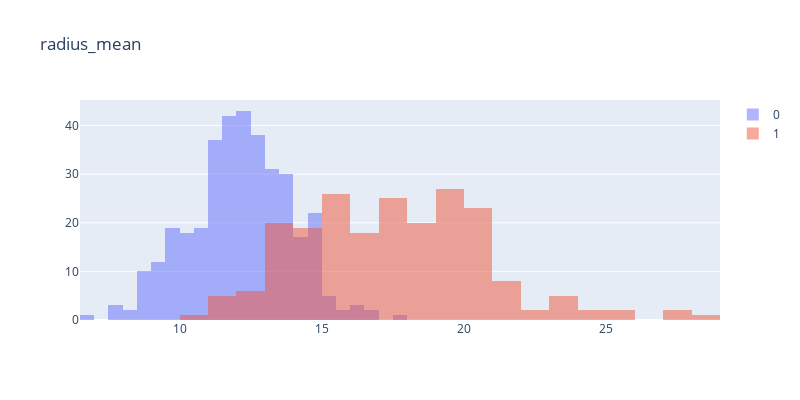
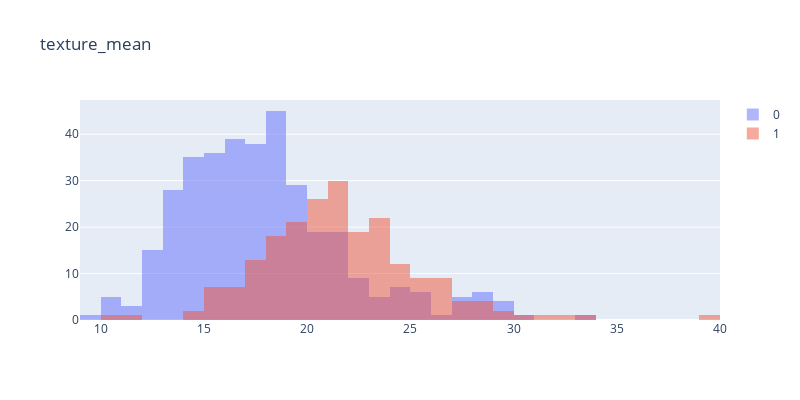
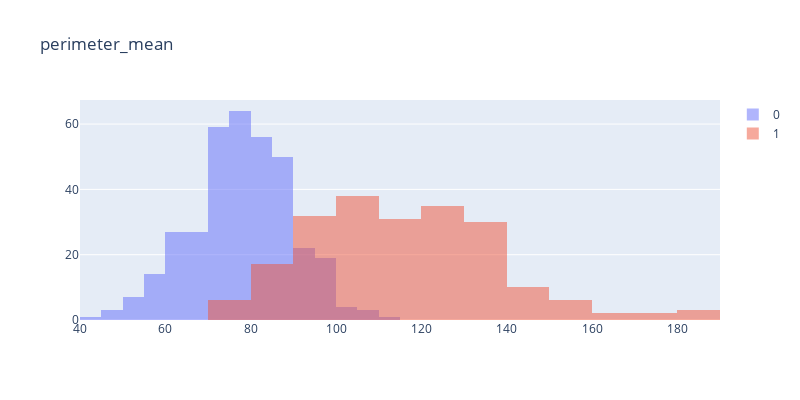
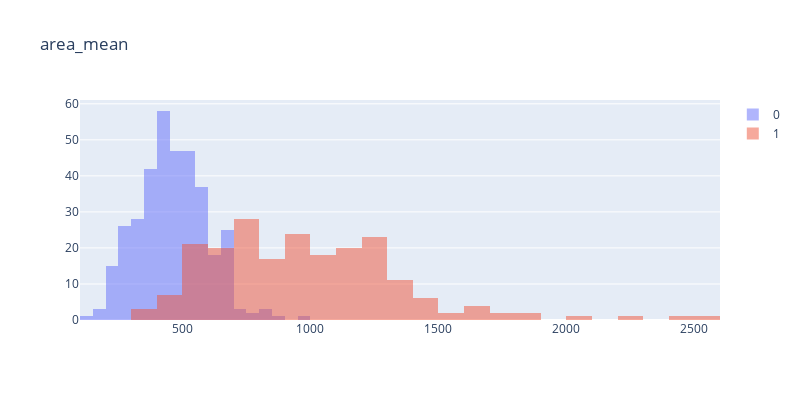

Source (notebook cell) for these figures, in order:
### Markdown cell above
<b> Observations: </b>
- We note again the vastly different scales - we will resolve this by scaling the data before using the learning algorithms.
- All of our features appear to have a normal distribution, but they all show positive skew
- We will address this by looking at outliers and then a Log transformation

### Code cell
# Next, plot histograms for each of the numerical features and the targets 
import plotly.graph_objects as go
feature_names = df_cancer.columns[1:]
fig_hist = []

for i, feature_name in enumerate(df_cancer[feature_names]):
    fig_hist.append(go.Figure())
    for label in [0,1]:
        fig_hist[i].add_trace(go.Histogram(x=df_cancer[df_cancer["diagnosis"]==label][feature_name], name=label))
    fig_hist[i].update_layout(height=400, width=800, title_text=feature_name)
    fig_hist[i].update_layout(barmode='overlay')
    fig_hist[i].update_traces(opacity=0.5)
    fig_hist[i].show()

### Figure 1 — Plotly figure (JSON) as saved in the notebook; plotly's stock layout.template omitted (floating-point values rounded to 4 significant figures; data arrays with more than 128 entries replaced by an {"elided": "..."} marker saying what was removed)
{"data": [{"name": "0", "opacity": 0.5, "type": "histogram", "x": {"elided": "357 float values"}}, {"name": "1", "opacity": 0.5, "type": "histogram", "x": {"elided": "212 float values"}}], "layout": {"barmode": "overlay", "height": 400, "title": {"text": "radius_mean"}, "width": 800}}

### Figure 2 — Plotly figure (JSON) as saved in the notebook; plotly's stock layout.template omitted (floating-point values rounded to 4 significant figures; data arrays with more than 128 entries replaced by an {"elided": "..."} marker saying what was removed)
{"data": [{"name": "0", "opacity": 0.5, "type": "histogram", "x": {"elided": "357 float values"}}, {"name": "1", "opacity": 0.5, "type": "histogram", "x": {"elided": "212 float values"}}], "layout": {"barmode": "overlay", "height": 400, "title": {"text": "texture_mean"}, "width": 800}}

### Figure 3 — Plotly figure (JSON) as saved in the notebook; plotly's stock layout.template omitted (floating-point values rounded to 4 significant figures; data arrays with more than 128 entries replaced by an {"elided": "..."} marker saying what was removed)
{"data": [{"name": "0", "opacity": 0.5, "type": "histogram", "x": {"elided": "357 float values"}}, {"name": "1", "opacity": 0.5, "type": "histogram", "x": {"elided": "212 float values"}}], "layout": {"barmode": "overlay", "height": 400, "title": {"text": "perimeter_mean"}, "width": 800}}

### Figure 4 — Plotly figure (JSON) as saved in the notebook; plotly's stock layout.template omitted (floating-point values rounded to 4 significant figures; data arrays with more than 128 entries replaced by an {"elided": "..."} marker saying what was removed)
{"data": [{"name": "0", "opacity": 0.5, "type": "histogram", "x": {"elided": "357 float values"}}, {"name": "1", "opacity": 0.5, "type": "histogram", "x": {"elided": "212 float values"}}], "layout": {"barmode": "overlay", "height": 400, "title": {"text": "area_mean"}, "width": 800}}
